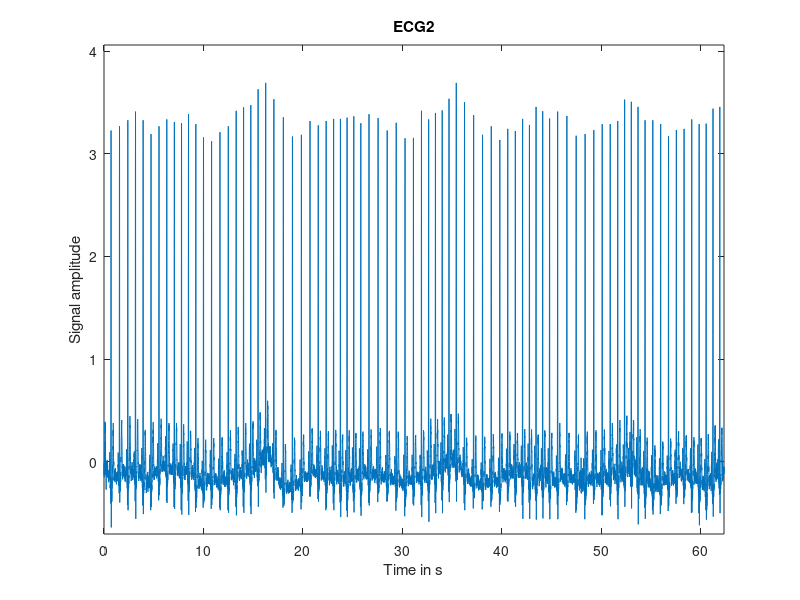
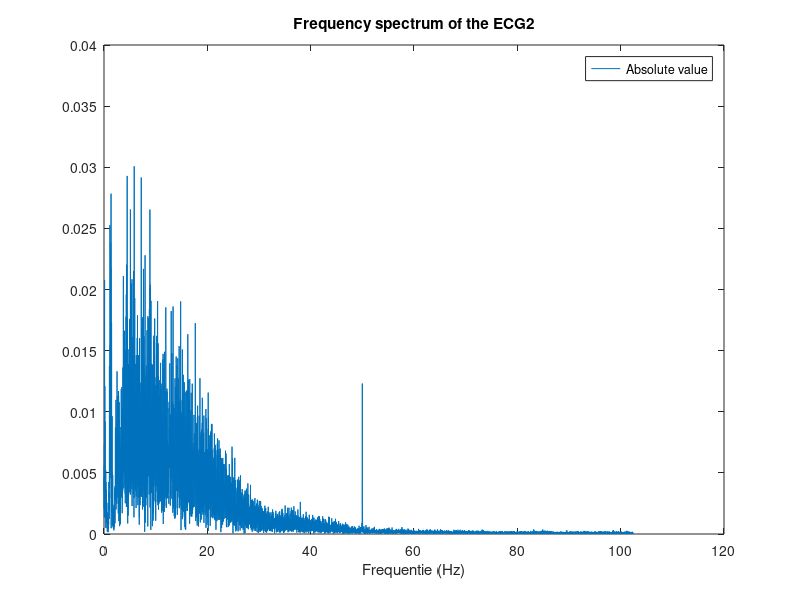
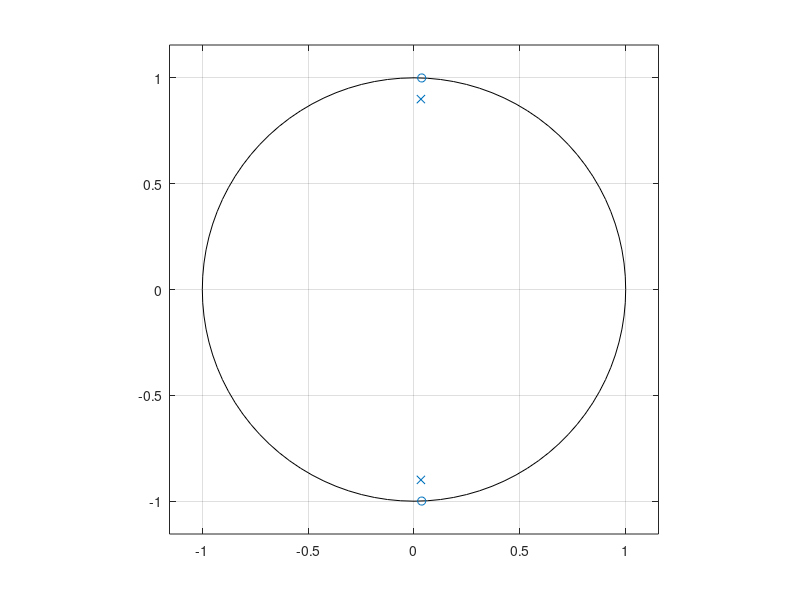
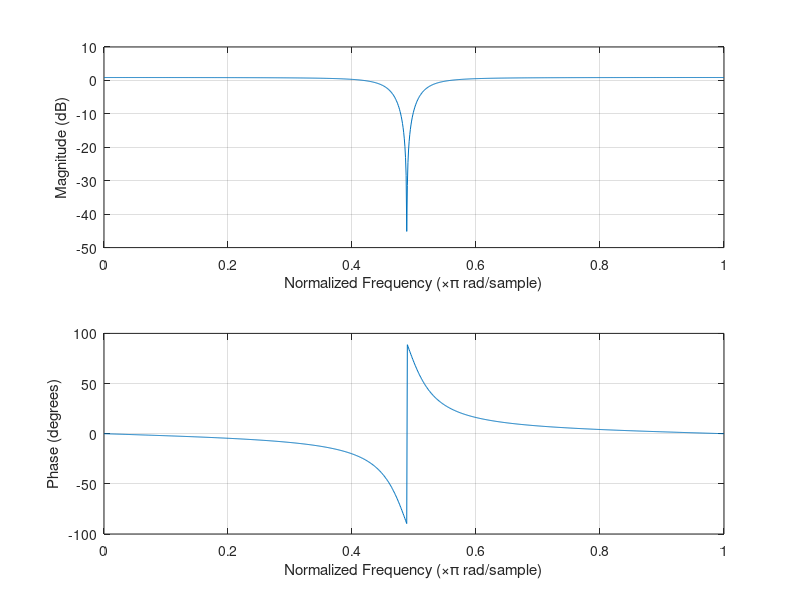

Source code (MATLAB) for these figures, in order: (Note: this script raises an error after producing the figures.)
close all
%% 1)Give sample time domain signal:
%Signal of ecg2
signal = load('ecg2.mat');
signal = signal.ecg2;

%Sample frequency and period
fs = 204.73;
Ts = 1/fs;

%Nyquist frequency
fn = fs / 2;

%Extrema and length of the raw signal
sig_max = max(signal);
sig_min = min(signal);
m = length(signal);
%Plot the signal in the time domain
totaltime = Ts*m;

time = linspace(0,totaltime,m);
plot(time,signal)
axis([0,totaltime,1.1*sig_min,1.1*sig_max]);
xlabel("Time in s");
ylabel("Signal amplitude");
title("ECG2");

%% 2.a) Spectrum analysis:
figure

%Calculate the DFT of the signal using the FFT:
n=2^nextpow2(m); %Efficiently calculate FFT using N = power of 2 
X = fft(signal,n)/n; %MATLAB requires this get the correct amplitude
X_real = real(X); %Real component of the fft
X_imag = imag(X); %Imaginary component of the fft
X_abs = abs(X); %Absolute value of the fft

%Rescaling of the output:
%Rescaling based on reccomendations from https://nl.mathworks.com/help/matlab/ref/fft.html
f = fs*(0:(n/2))/n;
X_plot = X_abs(1:n/2+1);

%Plot the frequency spectrum
plot(f,X_plot)
title("Frequency spectrum of the ECG2");
legend("Absolute value");
xlabel("Frequentie (Hz)");

%% 2.b) Filter design
figure
%In the frequency spectrum, we powerline noise at 60Hz
%There appear to also be 2 harmonic compenents, at 180Hz(=3*60Hz) and at
%300Hz(=5*60Hz).
%We design 3 notch-filters to remove these 3 components.

%Define frequencies to be removed:
f0 = 50;
%only one notchfilter necessary because 3*50Hz=150Hz, this is more than the
%samplefrequency

%Angles on the unit circle for these frequencies:
theta0 = (pi/fn) * f0;

a = 0.9; %Value defined in lab assignment.

%Values for a-and b-component of the IIR. For the derivation of the
%formula, please refer to the lab report.
b0 = [1 -2*cos(theta0) 1];
a0 = [1 -2*a*cos(theta0) a*a];

%Placement of these poles and zeros on the unit circle:
zplane(b0,a0);

%% 3) Differential equations and direct form II schematic

%% 4) Impulse and frequency response
%These will only be calculated for the first filter (for 60Hz)
figure
freqz(b0,a0,1024);
fvtool(b0,a0)
%[H,W] = freqz(b0,a0,1024);
%plot(W/pi,20*log10(abs(H)));

figure
impz(b0,a0);
%% 5)Filtering:
signal0 = filter(b0,a0,signal);

%Spectrum-analysis after filtering:
figure
X0 = abs(fft(signal0,n) / n);
X0 = X0(1:n/2+1);

subplot(2,1,1)
plot(f,X_plot)
subplot(2,1,2)
plot(f,X0)

%Time-domain signals:
figure

subplot(2,1,1)
plot(time,signal)
time = linspace(0,totaltime,m);
axis([0,totaltime,1.1*sig_min,1.1*sig_max]);
xlabel("Time in s");
ylabel("Signal amplitude");
title("ECG2");

subplot(2,1,2)
plot(time,signal0)
time = linspace(0,totaltime,m);
axis([0,totaltime,1.1*sig_min,1.1*sig_max]);
xlabel("Time in s");
ylabel("Signal amplitude");
title("ECG2");

%% 5a) FIR Low-frequency drift removal
%Dit werkt al best goed(des te beter!): MA-filter met de IIR daarachter
figure
subplot(4,1,1)
plot(time,signal)
axis([0,totaltime,1.1*sig_min,1.1*sig_max]);
xlabel("Time in s");
ylabel("Signal amplitude");
title("ECG2");

subplot(4,1,2)
b = [1/4, 1/4, 1/4, 1/4];
avgSignal = filter(b,1,signal);
plot(time,avgSignal)
axis([0,totaltime,1.1*min(avgSignal),1.1*max(avgSignal)]);
xlabel("Time in s");
ylabel("Signal amplitude");
title("ECG2");

avgSignal = filter(b0,a0,avgSignal);

subplot(4,1,3)
plot(time,avgSignal)
axis([0,totaltime,1.1*sig_min,1.1*max(avgSignal)]);
xlabel("Time in s");
ylabel("Signal amplitude");
title("ECG2");


%% BP Filter:
%We hebben nu 2 cutoff frequenties: wc1 en wc2: (als ge echt dringend moet)
f_pass1 = 40;
f_stop1 = 60;
f_pass2 = 0;
f_stop2 = 10;
w1s=f_stop1*pi;     %Stopband1: [w1s,pi]
w1p=f_pass1*pi;     %Passband1: [0,w1p]
w2p=f_pass2*pi;     %Passband2: [0,w2p]
w2s=f_stop2*pi;     %Stopband2: [w2s,pi]
% cut-off frequency halfway transition band
wc1=(w1p+w1s)/2;
wc2=(w2p+w2s)/2;

dw=min(w1p-w1s,w2s-w2p);


